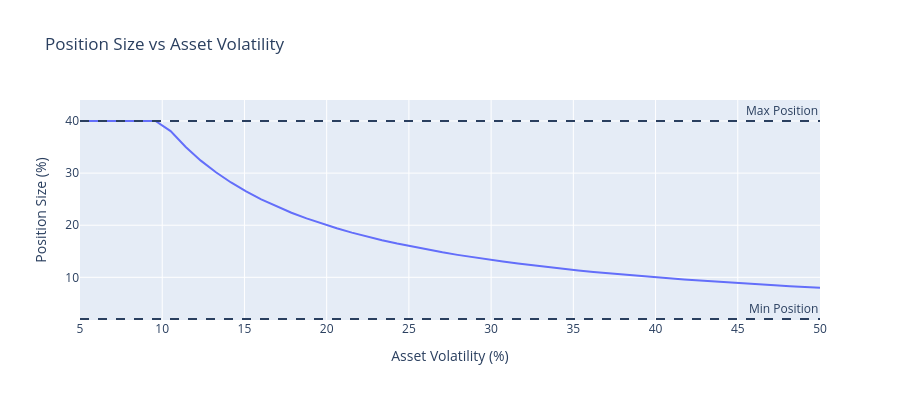

Write notebook code for a chart like this one.
### Markdown cell above
**Interpretation**: Weight scales inversely with realized volatility — the
lowest-vol asset receives the largest allocation, and the highest-vol asset the
smallest. The cap binds only when an asset's volatility falls below
target_vol / max_position_pct, which is the threshold separating the
risk-parity regime from the concentration-limited regime.

### Code cell
# Visualize how position size varies with volatility
vol_range = np.linspace(0.05, 0.50, 50)
weights = [calculate_volatility_based_size(v, config) for v in vol_range]

fig = go.Figure()
fig.add_trace(
    go.Scatter(x=vol_range * 100, y=np.array(weights) * 100, mode="lines", line=dict(width=2))
)

fig.add_hline(y=config.max_position_pct * 100, line_dash="dash", annotation_text="Max Position")
fig.add_hline(y=config.min_position_pct * 100, line_dash="dash", annotation_text="Min Position")

fig.update_layout(
    title="Position Size vs Asset Volatility",
    xaxis_title="Asset Volatility (%)",
    yaxis_title="Position Size (%)",
    height=400,
)
fig.show()

### Figure 1 — Plotly figure (JSON) as saved in the notebook; plotly's stock layout.template omitted (floating-point values rounded to 4 significant figures)
{"data": [{"line": {"width": 2}, "mode": "lines", "type": "scatter", "x": [5.0, 5.918, 6.837, 7.755, 8.673, 9.592, 10.51, 11.43, 12.35, 13.27, 14.18, 15.1, 16.02, 16.94, 17.86, 18.78, 19.69, 20.61, 21.53, 22.45, 23.37, 24.29, 25.2, 26.12, 27.04, 27.96, 28.88, 29.8, 30.71, 31.63, 32.55, 33.47, 34.39, 35.31, 36.22, 37.14, 38.06, 38.98, 39.9, 40.82, 41.73, 42.65, 43.57, 44.49, 45.41, 46.33, 47.24, 48.16, 49.08, 50.0], "y": [40.0, 40.0, 40.0, 40.0, 40.0, 40.0, 38.06, 35.0, 32.4, 30.15, 28.2, 26.49, 24.97, 23.61, 22.4, 21.3, 20.31, 19.41, 18.58, 17.82, 17.12, 16.47, 15.87, 15.31, 14.79, 14.31, 13.85, 13.42, 13.02, 12.65, 12.29, 11.95, 11.63, 11.33, 11.04, 10.77, 10.51, 10.26, 10.03, 9.8, 9.584, 9.378, 9.18, 8.991, 8.809, 8.634, 8.467, 8.305, 8.15, 8.0]}], "layout": {"annotations": [{"showarrow": false, "text": "Max Position", "x": 1, "xanchor": "right", "xref": "x domain", "y": 40.0, "yanchor": "bottom", "yref": "y"}, {"showarrow": false, "text": "Min Position", "x": 1, "xanchor": "right", "xref": "x domain", "y": 2.0, "yanchor": "bottom", "yref": "y"}], "height": 400, "shapes": [{"line": {"dash": "dash"}, "type": "line", "x0": 0, "x1": 1, "xref": "x domain", "y0": 40.0, "y1": 40.0, "yref": "y"}, {"line": {"dash": "dash"}, "type": "line", "x0": 0, "x1": 1, "xref": "x domain", "y0": 2.0, "y1": 2.0, "yref": "y"}], "title": {"text": "Position Size vs Asset Volatility"}, "xaxis": {"title": {"text": "Asset Volatility (%)"}}, "yaxis": {"title": {"text": "Position Size (%)"}}}}
